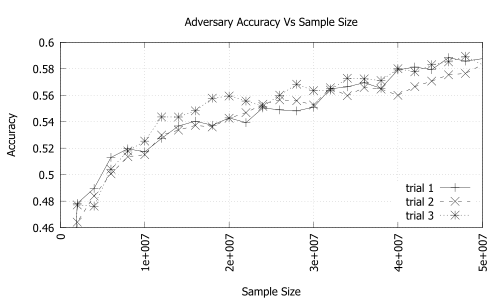

Source code (gnuplot):
set title "Adversary Accuracy Vs Sample Size"
set xlabel "Sample Size"
set xrange[1000:5e7]
set xtics 1e7
set ylabel "Accuracy"
set grid y
set grid x
set key right bottom
plot "gov_nsa" u 2:1 every 40000 index 0 w linespoints title "trial 1", "" u 2:1 every 40000 index 10 w linespoints title "trial 2", "" u 2:1 every 40000 index 2 w linespoints title "trial 3"

call "eps_export.plt" "figure_4_with_lines.eps"
call "pdf_export.plt" "figure_4_with_lines.pdf"
